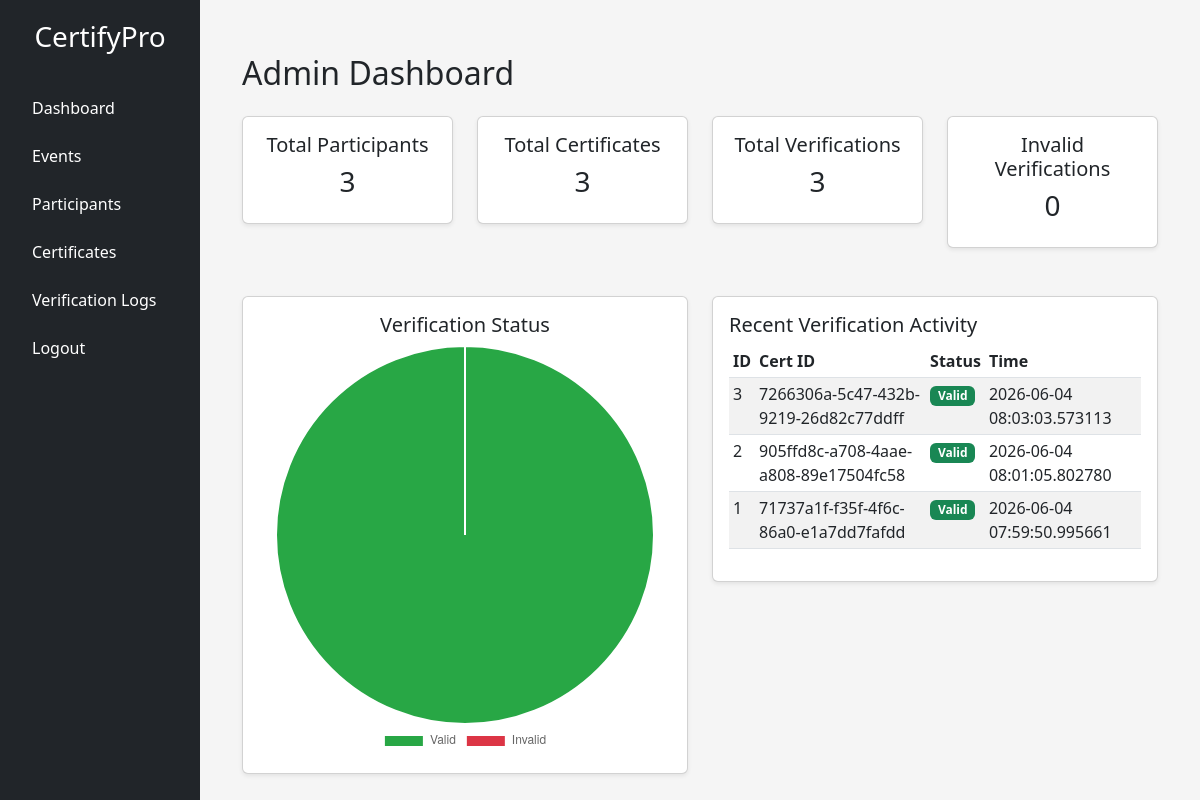
/admin-dashboard (signed in), run on an earlier commit of the app's database.
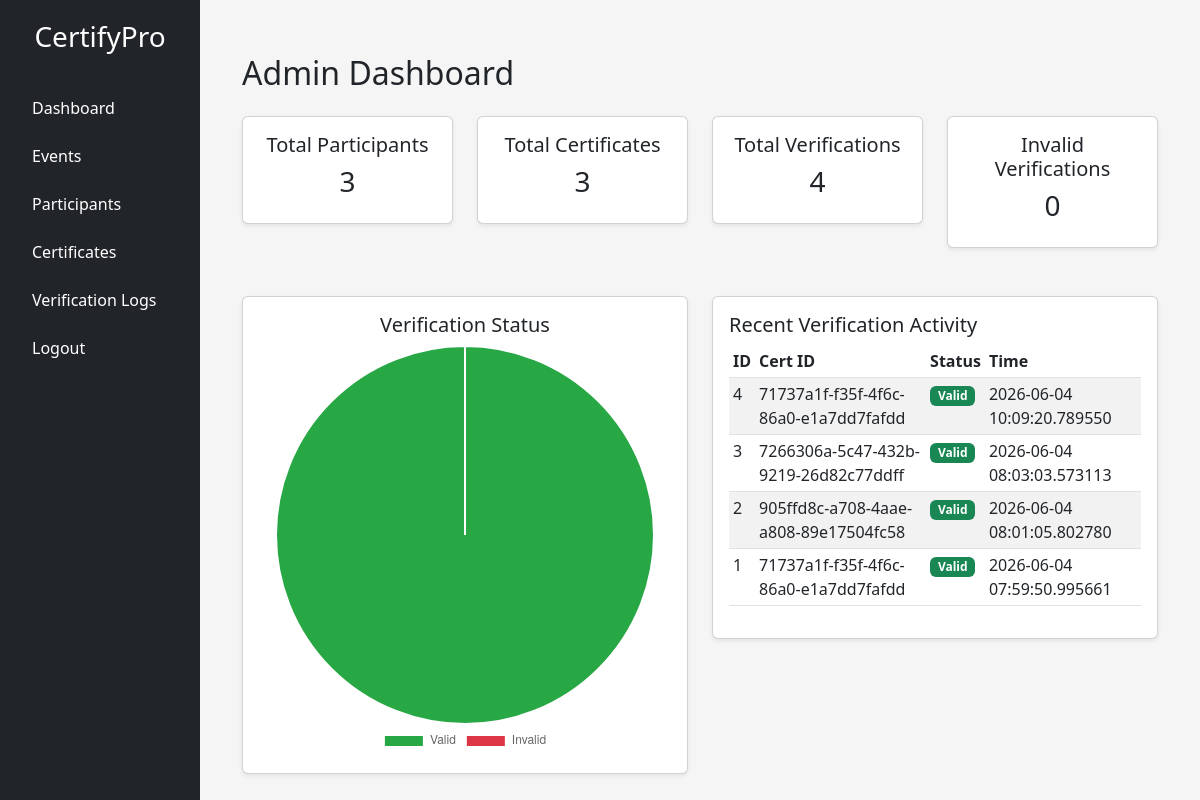
And on a later commit of the database.
### models/models.py (models this page shows)
class VerificationLog(db.Model):
    __tablename__ = "verification_logs"
    id = db.Column(db.Integer, primary_key=True)
    certificate_id = db.Column(
        db.String(100),
        nullable=False,
        index=True
    )
    participant_id = db.Column(
        db.Integer,
        db.ForeignKey("participants.id"),
        nullable=True,
        index=True
    )
    status = db.Column(
        db.Enum("valid", "invalid", name="verification_status"),
        nullable=False
    )
    scan_time = db.Column(
        db.DateTime,
        default=datetime.utcnow,
        nullable=False
    )
    ip_address = db.Column(
        db.String(100),
        nullable=True
    )
    device_info = db.Column(
        db.String(500),
        nullable=True
    )

### routes/certificate_routes.py (the view)
@certificate_bp.route("/admin-dashboard")
@admin_required
def admin_dashboard():
    total_participants = Participant.query.count()
    total_certificates = Certificate.query.count()
    total_verifications = VerificationLog.query.count()
    valid_verifications = VerificationLog.query.filter_by(
        status="valid"
    ).count()
    invalid_verifications = VerificationLog.query.filter_by(
        status="invalid"
    ).count()
    recent_logs = VerificationLog.query.order_by(
        VerificationLog.scan_time.desc()
    ).limit(10).all()
    return render_template(
        "admin_dashboard.html",
        total_participants=total_participants,
        total_certificates=total_certificates,
        total_verifications=total_verifications,
        valid_verifications=valid_verifications,
        invalid_verifications=invalid_verifications,
        recent_logs=recent_logs
    )

### templates/admin_dashboard.html (shortened to what this page needs)
{% extends "base.html" %}
{% block content %}
<div class="container mt-4">
    <h2 class="mb-4">Admin Dashboard</h2>
    <div class="row">
        <div class="col-md-3">
            <div class="card text-center shadow-sm">
                <div class="card-body">
                    <h5>Total Participants</h5>
                    <h3>{{ total_participants }}</h3>
                </div>
            </div>
        </div>
        <div class="col-md-3">
            <div class="card text-center shadow-sm">
                <div class="card-body">
                    <h5>Total Certificates</h5>
                    <h3>{{ total_certificates }}</h3>
                </div>
            </div>
        </div>
        <div class="col-md-3">
            <div class="card text-center shadow-sm">
                <div class="card-body">
                    <h5>Total Verifications</h5>
                    <h3>{{ total_verifications }}</h3>
                </div>
            </div>
        </div>
        <div class="col-md-3">
            <div class="card text-center shadow-sm">
                <div class="card-body">
                    <h5>Invalid Verifications</h5>
                    <h3>{{ invalid_verifications }}</h3>
                </div>
            </div>
        </div>
    </div>
    <div class="row mt-5">
        <div class="col-md-6">
            <div class="card shadow-sm p-3">
                <h5 class="text-center">Verification Status</h5>
                <canvas id="verificationChart"></canvas>
            </div>
        </div>
        <div class="col-md-6">
            <div class="card shadow-sm p-3">
                <h5>Recent Verification Activity</h5>
                <div style="max-height: 350px; overflow-y: auto;">
                    <table class="table table-sm table-striped">
                        <thead>
                            <tr>
                                <th>ID</th>
                                <th>Cert ID</th>
                                <th>Status</th>
                                <th>Time</th>
                            </tr>
                        </thead>
                        <tbody>
                            {% for log in recent_logs %}
                            <tr>
                                <td>{{ log.id }}</td>
                                <td>{{ log.certificate_id }}</td>
                                <td>
                                    {% if log.status == "valid" %}
                                        <span class="badge bg-success">Valid</span>
                                    {% else %}
                                        <span class="badge bg-danger">Invalid</span>
                                    {% endif %}
                                </td>
                                <td>{{ log.scan_time }}</td>
                            </tr>
                            {% endfor %}
                        </tbody>
                    </table>
                </div>
            </div>
        </div>
    </div>
</div>
<script>
const ctx = document.getElementById('verificationChart');
new Chart(ctx, {
    type: 'pie',
    data: {
        labels: ['Valid', 'Invalid'],
        datasets: [{
            data: [
                {{ valid_verifications }},
                {{ invalid_verifications }}
            ],
            backgroundColor: [
                '#28a745',
                '#dc3545'
            ]
        }]
    },
    options: {
        responsive: true,
        plugins: {
            legend: {
                position: 'bottom'
            }
        }
    }
});
</script>
{% endblock %}

What changed in the data, as far as the page shows it:
added VerificationLog: id "4", certificate_id "71737a1f-f35f-4f6c-86a0-e1a7dd7fafdd", status "Valid", scan_time "2026-06-04 10:09:20.789550"
Also different on the page:
{{ total_verifications }}: "3" → "4"
